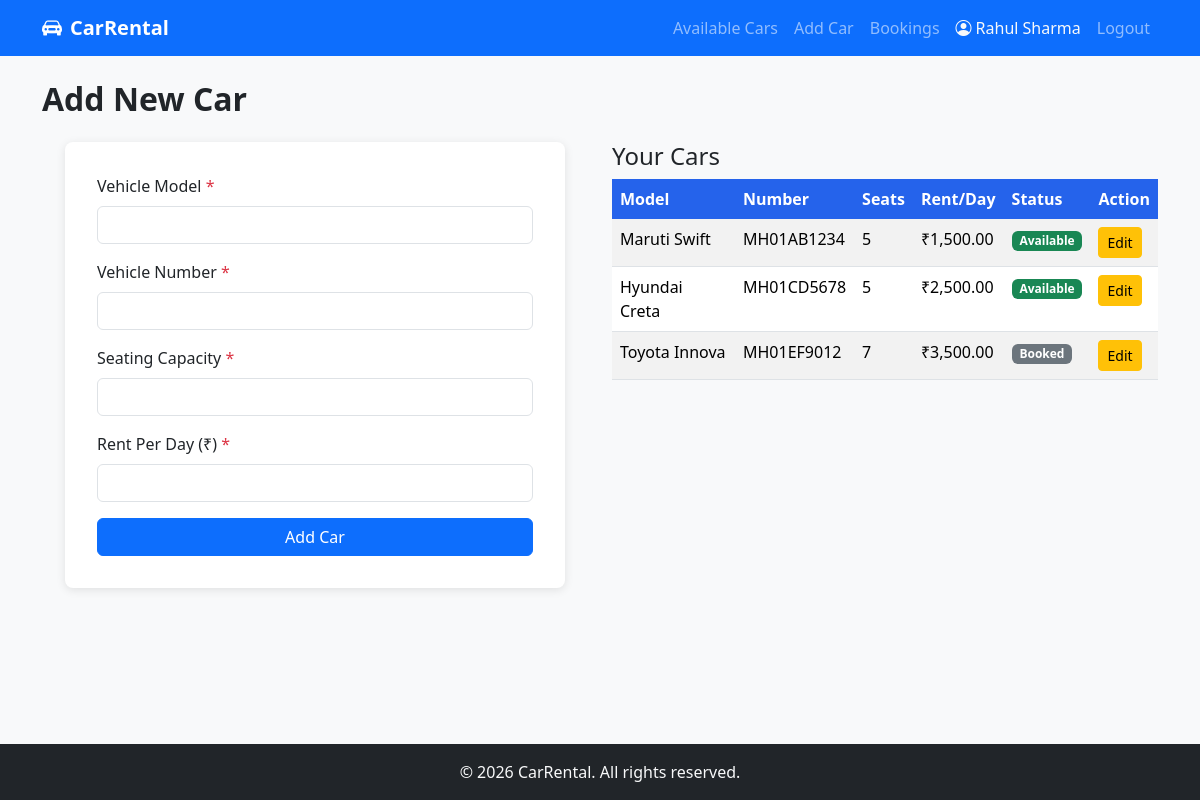
Page /agency/add_car.php (signed in) on the committed database.
### tables this page shows
CREATE TABLE cars (
    id INT PRIMARY KEY AUTO_INCREMENT,
    agency_id INT NOT NULL,
    vehicle_model VARCHAR(255) NOT NULL,
    vehicle_number VARCHAR(50) UNIQUE NOT NULL,
    seating_capacity INT NOT NULL,
    rent_per_day DECIMAL(10, 2) NOT NULL,
    is_available BOOLEAN DEFAULT TRUE,
    created_at TIMESTAMP DEFAULT CURRENT_TIMESTAMP,
    updated_at TIMESTAMP DEFAULT CURRENT_TIMESTAMP ON UPDATE CURRENT_TIMESTAMP,
    FOREIGN KEY (agency_id) REFERENCES users(id) ON DELETE CASCADE,
    INDEX idx_agency_id (agency_id),
    INDEX idx_is_available (is_available)
);

### includes/functions.php (called while the page is built, shortened)
<?php
function getUserId() {
    return isset($_SESSION['user_id']) ? (int)$_SESSION['user_id'] : null;
}
function escape($value) {
    return htmlspecialchars($value ?? '', ENT_QUOTES, 'UTF-8');
}
function formatCurrency($amount) {
    return '₹' . number_format((float)$amount, 2);
}

### agency/add_car.php (the view, shortened to what this page needs)
<?php
require_once __DIR__ . '/../config/database.php';
require_once __DIR__ . '/../includes/functions.php';
$agencyId = getUserId();
$vehicleModel    = '';
$vehicleNumber   = '';
$seatingCapacity = '';
$rentPerDay      = '';
$stmt = $conn->prepare('SELECT * FROM cars WHERE agency_id = ? ORDER BY created_at DESC');
$stmt->bind_param('i', $agencyId);
$stmt->execute();
$carsResult = $stmt->get_result();
require_once __DIR__ . '/../includes/header.php';
?>
<h2 class="page-heading">Add New Car</h2>
<div class="row">
    <div class="col-md-6 mb-4">
        <div class="form-wrapper">
            <form method="POST" action="" onsubmit="return validateCarForm(this);">
                <div class="mb-3">
                    <label for="vehicle_model" class="form-label">Vehicle Model <span class="text-danger">*</span></label>
                    <input type="text" class="form-control" id="vehicle_model" name="vehicle_model"
                           value="<?php echo escape($vehicleModel); ?>" required>
                </div>
                <div class="mb-3">
                    <label for="vehicle_number" class="form-label">Vehicle Number <span class="text-danger">*</span></label>
                    <input type="text" class="form-control" id="vehicle_number" name="vehicle_number"
                           value="<?php echo escape($vehicleNumber); ?>" required>
                </div>
                <div class="mb-3">
                    <label for="seating_capacity" class="form-label">Seating Capacity <span class="text-danger">*</span></label>
                    <input type="number" class="form-control" id="seating_capacity" name="seating_capacity"
                           value="<?php echo escape($seatingCapacity); ?>" min="1" required>
                </div>
                <div class="mb-3">
                    <label for="rent_per_day" class="form-label">Rent Per Day (₹) <span class="text-danger">*</span></label>
                    <input type="number" class="form-control" id="rent_per_day" name="rent_per_day"
                           value="<?php echo escape($rentPerDay); ?>" min="0.01" step="0.01" required>
                </div>
                <button type="submit" class="btn btn-primary w-100">Add Car</button>
            </form>
        </div>
    </div>
    <div class="col-md-6">
        <h4>Your Cars</h4>
        <?php if ($carsResult->num_rows === 0): ?>
            <p class="text-muted">You haven't added any cars yet.</p>
        <?php else: ?>
            <div class="table-responsive">
                <table class="table table-striped">
                    <thead>
                        <tr>
                            <th>Model</th>
                            <th>Number</th>
                            <th>Seats</th>
                            <th>Rent/Day</th>
                            <th>Status</th>
                            <th>Action</th>
                        </tr>
                    </thead>
                    <tbody>
                        <?php while ($car = $carsResult->fetch_assoc()): ?>
                            <tr>
                                <td><?php echo escape($car['vehicle_model']); ?></td>
                                <td><?php echo escape($car['vehicle_number']); ?></td>
                                <td><?php echo (int)$car['seating_capacity']; ?></td>
                                <td><?php echo formatCurrency($car['rent_per_day']); ?></td>
                                <td>
                                    <?php if ($car['is_available']): ?>
                                        <span class="badge bg-success">Available</span>
                                    <?php else: ?>
                                        <span class="badge bg-secondary">Booked</span>
                                    <?php endif; ?>
                                </td>
                                <td>
                                    <a href="/agency/edit_car.php?id=<?php echo (int)$car['id']; ?>"
                                       class="btn btn-sm btn-warning">Edit</a>
                                </td>
                            </tr>
                        <?php endwhile; ?>
                    </tbody>
                </table>
            </div>
        <?php endif; ?>
    </div>
</div>
<?php
require_once __DIR__ . '/../includes/footer.php';
?>

### css/style.css (style rules this page uses)
body { font-family: 'Segoe UI', Tahoma, Geneva, Verdana, sans-serif; background-color: #f8f9fa; min-height: 100vh; display: flex; flex-direction: column; }
.form-wrapper { max-width: 500px; margin: 0 auto; background: #fff; border-radius: 8px; box-shadow: 0 2px 10px rgba(0, 0, 0, 0.1); padding: 2rem; }
.page-heading { font-weight: 700; margin-bottom: 1.5rem; }
.table thead th { background-color: #2563eb; color: #fff; border: none; }

### rows in the picture
cars: vehicle_model "Maruti Swift", vehicle_number "MH01AB1234", seating_capacity "5", rent_per_day "₹1,500.00", is_available "Available"
cars: vehicle_model "Hyundai Creta", vehicle_number "MH01CD5678", seating_capacity "5", rent_per_day "₹2,500.00", is_available "Available"
cars: vehicle_model "Toyota Innova", vehicle_number "MH01EF9012", seating_capacity "7", rent_per_day "₹3,500.00", is_available "Booked"

### other values in the picture
getUserName() "Rahul Sharma"
